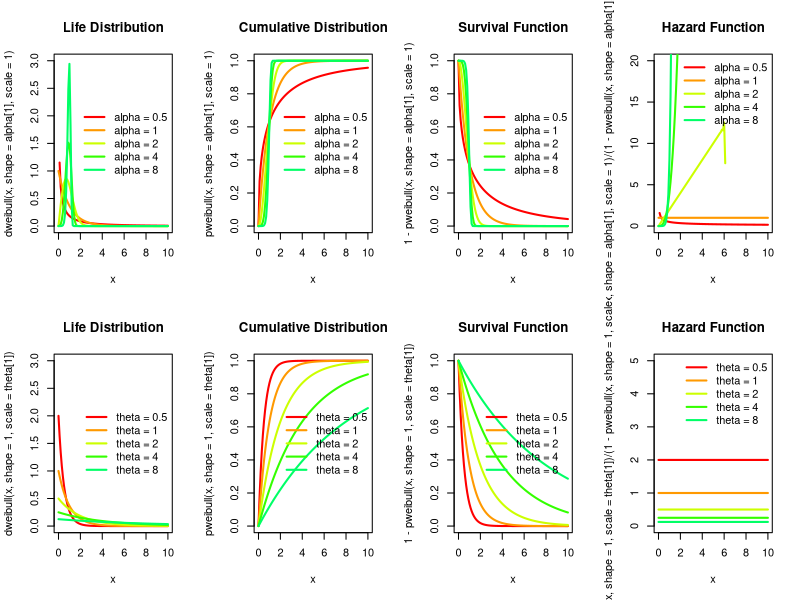

This chart was generated by the following R code:
##### Weibull Distribution with 2 parameters
par(mfrow = c(2, 4))

### parameter: alpha
alpha = c(0.5, 1, 2, 4, 8)	# shape

### Input Variable
x = seq(0, 10, length.out = 101)

color = rainbow(10)

### Life Distribution
plot(x, dweibull(x, shape=alpha[1], scale=1), xlim=c(0, 10), ylim=c(0, 3), col=color[1], lwd=2, type = 'l', main="Life Distribution")
for (i in 2:5)	{	lines(x, dweibull(x, shape=alpha[i], scale=1), col=color[i], lwd=2);	}
legend('right', bty = 'n', lwd=2, col=color[1:5], legend = c('alpha = 0.5', 'alpha = 1', 'alpha = 2', 'alpha = 4', 'alpha = 8'))

### Cumulative Distribution
plot(x, pweibull(x, shape=alpha[1], scale=1), xlim=c(0, 10), ylim=c(0, 1), col=color[1], lwd=2, type = 'l', main="Cumulative Distribution")
for (i in 2:5)	{	lines(x, pweibull(x, shape=alpha[i], scale=1), col=color[i], lwd=2);	}
legend('right', bty = 'n', lwd=2, col=color[1:5], legend = c('alpha = 0.5', 'alpha = 1', 'alpha = 2', 'alpha = 4', 'alpha = 8'))

### Survival Function
plot(x, 1-pweibull(x, shape=alpha[1], scale=1), xlim=c(0, 10), ylim=c(0, 1), col=color[1], lwd=2, type = 'l', main="Survival Function")
for (i in 2:5)	{	lines(x, 1-pweibull(x, shape=alpha[i], scale=1), col=color[i], lwd=2);	}
legend('right', bty = 'n', lwd=2, col=color[1:5], legend = c('alpha = 0.5', 'alpha = 1', 'alpha = 2', 'alpha = 4', 'alpha = 8'))

### Hazard Function
plot(x, dweibull(x, shape=alpha[1], scale=1)/(1-pweibull(x, shape=alpha[1], scale=1)), xlim=c(0, 10), ylim=c(0, 20), col=color[1], lwd=2, type = 'l', main="Hazard Function")
for (i in 2:5) {	lines(x, dweibull(x, shape=alpha[i], scale=1)/(1-pweibull(x, shape=alpha[i], scale=1)), col=color[i], lwd=2);	}
legend('topright', bty = 'n', lwd=2, col=color[1:5], legend = c('alpha = 0.5', 'alpha = 1', 'alpha = 2', 'alpha = 4', 'alpha = 8'))



### parameter: theta
theta = c(0.5, 1, 2, 4, 8)	#scale

### Input Variable
x = seq(0, 10, length.out = 101)

color = rainbow(10)

### Life Distribution
plot(x, dweibull(x, shape=1, scale=theta[1]), xlim=c(0, 10), ylim=c(0, 3), col=color[1], lwd=2, type = 'l', main="Life Distribution")
for (i in 2:5)	{	lines(x, dweibull(x, shape=1, scale=theta[i]), col=color[i], lwd=2);	}
legend('right', bty = 'n', lwd=2, col=color[1:5], legend = c('theta = 0.5', 'theta = 1', 'theta = 2', 'theta = 4', 'theta = 8'))

### Cumulative Distribution
plot(x, pweibull(x, shape=1, scale=theta[1]), xlim=c(0, 10), ylim=c(0, 1), col=color[1], lwd=2, type = 'l', main="Cumulative Distribution")
for (i in 2:5)	{	lines(x, pweibull(x, shape=1, scale=theta[i]), col=color[i], lwd=2);	}
legend('right', bty = 'n', lwd=2, col=color[1:5], legend = c('theta = 0.5', 'theta = 1', 'theta = 2', 'theta = 4', 'theta = 8'))

### Survival Function
plot(x, 1-pweibull(x, shape=1, scale=theta[1]), xlim=c(0, 10), ylim=c(0, 1), col=color[1], lwd=2, type = 'l', main="Survival Function")
for (i in 2:5)	{	lines(x, 1-pweibull(x, shape=1, scale=theta[i]), col=color[i], lwd=2);	}
legend('right', bty = 'n', lwd=2, col=color[1:5], legend = c('theta = 0.5', 'theta = 1', 'theta = 2', 'theta = 4', 'theta = 8'))

### Hazard Function
plot(x, dweibull(x, shape=1, scale=theta[1])/(1-pweibull(x, shape=1, scale=theta[1])), xlim=c(0, 10), ylim=c(0, 5), col=color[1], lwd=2, type = 'l', main="Hazard Function")
for (i in 2:5) {	lines(x, dweibull(x, shape=1, scale=theta[i])/(1-pweibull(x, shape=1, scale=theta[i])), col=color[i], lwd=2);	}
legend('topright', bty = 'n', lwd=2, col=color[1:5], legend = c('theta = 0.5', 'theta = 1', 'theta = 2', 'theta = 4', 'theta = 8'))